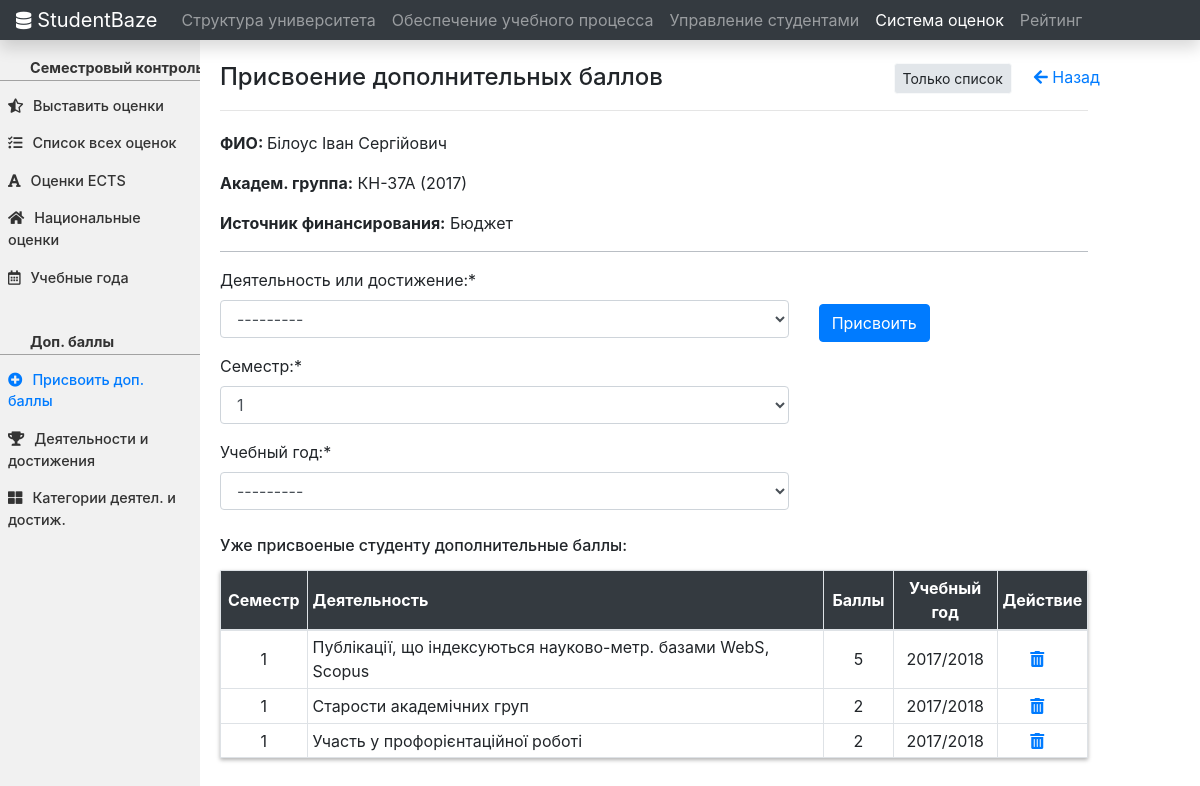
Screenshot of /marks_system/extra_marks/set_extra_marks/student2 with the database file from the repository.
### student_management/models.py (models this page shows, shortened)
class Students(models.Model):
    first_name = models.CharField(max_length=100)
    middle_name = models.CharField(max_length=100, null=True)
    last_name = models.CharField(max_length=100)
    sex = models.ForeignKey(Sex, on_delete=models.SET_NULL, null=True)
    date_of_birdth = models.DateField(null=True)
    group = models.ForeignKey(Groups, on_delete=models.CASCADE)
    finance_source = models.ForeignKey(FinanceSources, on_delete=models.CASCADE)

class Groups(models.Model):
    YEAR_CHOICES = []
    for r in range(2014, (datetime.datetime.now().year+1)):
        YEAR_CHOICES.append((r,r))
    name = models.CharField(max_length=100)
    start_year = models.IntegerField(('year'), choices=YEAR_CHOICES, default=datetime.datetime.now().year)
    educational_program = models.ForeignKey(EducationalPrograms, on_delete=models.CASCADE)
    syllabus = models.ForeignKey(Syllabuses, on_delete=models.CASCADE)
    department = models.ForeignKey(Departments, on_delete=models.CASCADE)
    def __str__(self):
        return str(self.name) + " (" + str(self.start_year) + ")"

class FinanceSources(models.Model):
    name = models.CharField(max_length=100)
    def __str__(self):
        return self.name

### marks_system/models.py (models this page shows)
class EducationalYears(models.Model):
    educational_year = models.CharField(max_length=9, unique=True)
    def __str__(self):
        return self.educational_year

class StudentsExtraMarks(models.Model):
    SEMESTER_CHOICES = (
        (1, '1'), (2, '2'), (3, '3'), (4, '4'), (5, '5'), (6, '6'),
        (7, '7'), (8, '8'), (9, '9'), (10, '10'), (11, '11'), (12, '12'),
    )
    student = models.ForeignKey(Students, on_delete=models.CASCADE)
    semester = models.IntegerField(choices=SEMESTER_CHOICES, default=1)
    educational_year = models.ForeignKey(EducationalYears, on_delete=models.CASCADE)
    activity = models.ForeignKey(ActivitiesForExtraMarks, on_delete=models.CASCADE)
    class Meta:
        unique_together = [['student', 'semester', 'educational_year', 'activity']]
        ordering = ['semester']

class ActivitiesForExtraMarks(models.Model):
    name = models.CharField(max_length=200)
    category = models.ForeignKey(ActivityCategories, on_delete=models.CASCADE)
    number_of_extra_marks = models.IntegerField(validators=[MinValueValidator(1), MaxValueValidator(10)])
    def __str__(self):
        return str(self.name) + " - (" + str(self.number_of_extra_marks) + " балла-ів)"

### marks_system/views.py (the view, shortened to what this page needs)
# urls.py: path('extra_marks/set_extra_marks/student<int:student_id>', SetExtraMarks.student_extra_marks, name = 'extra-marks-student'),
    def student_extra_marks(request, student_id,  *args, **kwargs):
        form = SetStudentExtraMarksForm(request.POST or None, student_id = student_id)
        context= {'student_extra_marks': StudentsExtraMarks.objects.filter(student_id = student_id),
                    'student' : Students.objects.filter(id = student_id).get(),
                    'form' : form
                    }
        return render(request, 'mark_system/set_student_extra_marks.html', context)

### marks_system/forms.py (shortened to what this page needs)
class SetStudentExtraMarksForm(forms.Form):
    SEMESTER_CHOICES = (
        (1, '1'), (2, '2'), (3, '3'), (4, '4'), (5, '5'), (6, '6'),
        (7, '7'), (8, '8'), (9, '9'), (10, '10'), (11, '11'), (12, '12'),
    )
    activity = forms.ModelChoiceField(queryset = ActivitiesForExtraMarks.objects.all(), required=True)
    semester = forms.ChoiceField(choices = SEMESTER_CHOICES, label="", initial=1, required=True)
    educational_year = forms.ModelChoiceField(queryset = EducationalYears.objects.all(), required=True)
    def __init__(self, *args, **kwargs):
        self.student_id = kwargs.pop('student_id', None)
        super(SetStudentExtraMarksForm, self).__init__(*args, **kwargs)
        self.fields['activity'].label = "Деятельность или достижение:"
        self.fields['semester'].label = "Семестр:"
        self.fields['educational_year'].label = "Учебный год:"

### marks_system/templates/mark_system/set_student_extra_marks.html (shortened to what this page needs)
{% extends "home/base.html" %}
{% block navitems %}
<li class="nav-item">
  <a class="nav-link" href="{% url 'facinst-start-redirect' %}" id="nav-link-1">Структура университета</a>
</li>
<li class="nav-item">
  <a class="nav-link" href="{% url 'eduplanning-start-redirect' %}" id="nav-link-2">Обеспечение учебного процесса</a>
</li>
<li class="nav-item">
  <a class="nav-link" href="{% url 'groups' %}">Управление студентами</a>
</li>
<li class="nav-item">
  <a class="nav-link active" href="{% url 'marks-system-start-redirect' %}">Система оценок</a>
</li>
<li class="nav-item">
  <a class="nav-link" href="{% url 'rating-start-redirect' %}">Рейтинг</a>
</li>
{% endblock %}
{% block content %} {% load crispy_forms_tags %}
<div class="container-fluid">
  <div class="row">
    <div class="col-md-2 sidebar">
      <div class="sideBarContent">
        <div class="marks_side_bar">
          <hr class="hr_marks_side_bar">
          <p class="extra_marks_text"><strong>Семестровый контроль</strong></p>
          <div class="upper">
            <a href="{% url 'set-marks-to-group-select' %}"><i class="fas fa-star-half-alt icon"></i>Выставить оценки</a>
            <a href="{% url 'general-marks' %}"><i class="fas fa-tasks icon"></i>Список всех оценок</a>
            <a href="{% url 'ects-marks' %}"><i class="fas fa-font icon"></i>Оценки ECTS</a>
            <a href="{% url 'national-marks' %}"><i class="fas fa-home icon"></i>Национальные оценки</a>
            <a href="{% url 'educational-years' %}"><i class="far fa-calendar-alt icon"></i>Учебные года</a>
          </div>
          <hr class="hr_marks_side_bar">
          <p class="extra_marks_text"><strong>Доп. баллы</strong></p>
          <div class="upper">
            <a class="active" href="{% url 'extra-marks-choose-student' %}"><i class="fas fa-plus-circle icon"></i>Присвоить доп. баллы</a>
            <a href="{% url 'extra-marks-activities' %}"><i class="fas fa-trophy icon"></i>Деятельности и достижения</a>
            <a href="{% url 'extra-marks-activity-categories' %}"><i class="fas fa-th-large icon"></i>Категории деятел. и достиж.</a>
          </div>
        </div>
      </div>
    </div>
    <div class="col-md-9 content">
      <div class="row">
        <div class="col-md-9">
          <h4>Присвоение дополнительных баллов</h4>
        </div>
        <div class="col-md-3">
          <button id="hideFormButton" type="button" class="btn btn-light btn-sm hideButton">Только список</button>
          <a href="/marks_system/extra_marks/set_extra_marks/" class="buttonBack"><i class="fas fa-arrow-left"></i> Назад</a>
        </div>
      </div>
      <hr style="margin: 10px 0px 20px;">
      <p><strong>ФИО: </strong>{{ student.last_name }} {{ student.first_name }} {{ student.middle_name }}</p>
      <p><strong>Академ. группа:</strong> {{ student.group }}</p>
      <p><strong>Источник финансирования:</strong> {{ student.finance_source }}</p>
      <hr class="mainHr1">
      <div id="formToHide">
      <div class="row">
        <div class="col-md-8">
          <form method="post" id="setExtraMarksForm" data-eduyears-url="{% url 'load-edu-years-ajax' %}">
            {% csrf_token %} {{ form|crispy }}
        </div>
        <div class="col-md-3">
          <div class="form-group regbutton">
            <button class="btn btn-primary" type="submit" name="button" style="margin-top: 36px;">Присвоить</button>
          </div>
        </div>
      </div>
      </div>
      <h6 style=" margin: 10px 0px 15px;">Уже присвоеные студенту дополнительные баллы:</h6>
      <table class="table table-sm table-bordered">
        <thead class="mythead">
          <tr>
            <th width="10%" class="text-center" scope="col">Семестр</th>
            <th scope="col">Деятельность</th>
            <th width="8%" class="text-center" scope="col">Баллы</th>
            <th width="12%" class="text-center" scope="col">Учебный год</th>
            <th width="10%" class="text-center" scope="col">Действие</th>
          </tr>
        </thead>
        <tbody>
          {% for extra_mark in student_extra_marks%}
          <tr>
            <td align="center" >{{ extra_mark.semester }}</td>
            <td>{{ extra_mark.activity.name }}</td>
            <td align="center" >{{ extra_mark.activity.number_of_extra_marks }}</td>
            <td align="center" >{{ extra_mark.educational_year }}</td>
            <td width="10%" align="center">
              <a class="" href="#" data-toggle="modal" data-target="#modalDelete{{ extra_mark.id }}"><i class="fas fa-trash-alt icon"></i></a>
            </td>
          </tr>
          {% endfor %}
        </tbody>
      </table>
    </div>
  </div>
</div>
{% endblock content %}

### home/static/home/main.css (style rules this page uses)
.sidebar { margin: 0; padding: 0; width: 300px; background-color: #f1f1f1; position: fixed; height: 100%; overflow: auto; font-size: .900rem; }
.sideBarContent { margin-top: 5px; }
.sidebar a { display: block; color: #333; padding: 8px; text-decoration: none; font-weight: 500; }
.sidebar a.active { color: #007bff; }
.icon { margin-right: 10px; }
@media screen and (min-width: 1025px) { div.content { margin-top: 22px; margin-left: 17%; padding: 1px 16px; height: 1000px; } }
.hideButton { background-color: #e2e6ea; }
.mythead { color: white; background-color: #343a40 !important; }
.table thead th { vertical-align: middle; }
.table td { vertical-align: middle; }
.mainHr1 { color: #ced4da; background-color: #ced4da; margin-top: 13px; }
.extra_marks_text { margin-bottom: 10px; position: relative; left: 30px; bottom: 40px; color: #333333; font-size: 14.4px; font-weight: 500; line-height: 21.6px; }
.upper { position: relative; bottom: 42px; }
.marks_side_bar { margin-top: 40px; }
.hr_marks_side_bar { color: #b4b4b4; background-color: #b4b4b4; }
table { box-shadow:0px 2px 4px rgba(0, 0, 0, 0.3); }
.buttonBack { position: absolute; margin-left: 22px; margin-top: 2px; }

### rows the page displays
Students: last_name "Білоус", first_name "Іван", middle_name "Сергійович", group "КН-37А (2017)", finance_source "Бюджет"
EducationalYears: educational_year "---------"
StudentsExtraMarks: semester "1", activity.name "Публікації, що індексуються науково-метр. базами WebS, Scopus", activity.number_of_extra_marks "5", educational_year "2017/2018"
StudentsExtraMarks: semester "1", activity.name "Старости академічних груп", activity.number_of_extra_marks "2", educational_year "2017/2018"
StudentsExtraMarks: semester "1", activity.name "Участь у профорієнтаційної роботі", activity.number_of_extra_marks "2", educational_year "2017/2018"
